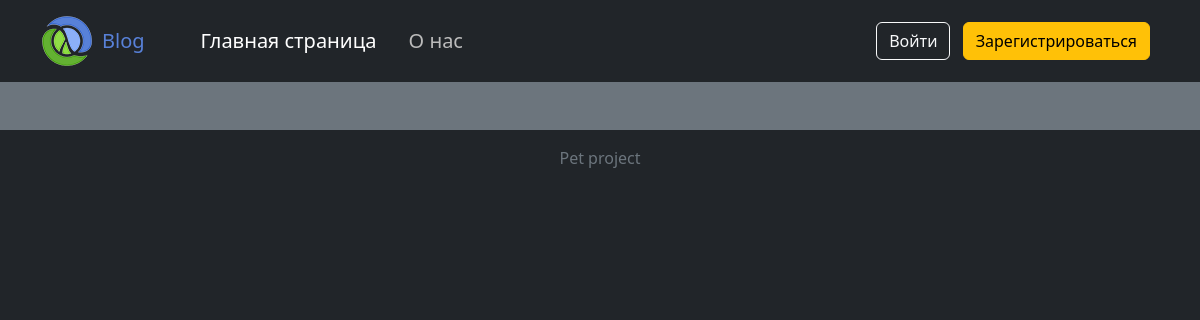
Before: / with the older database file.
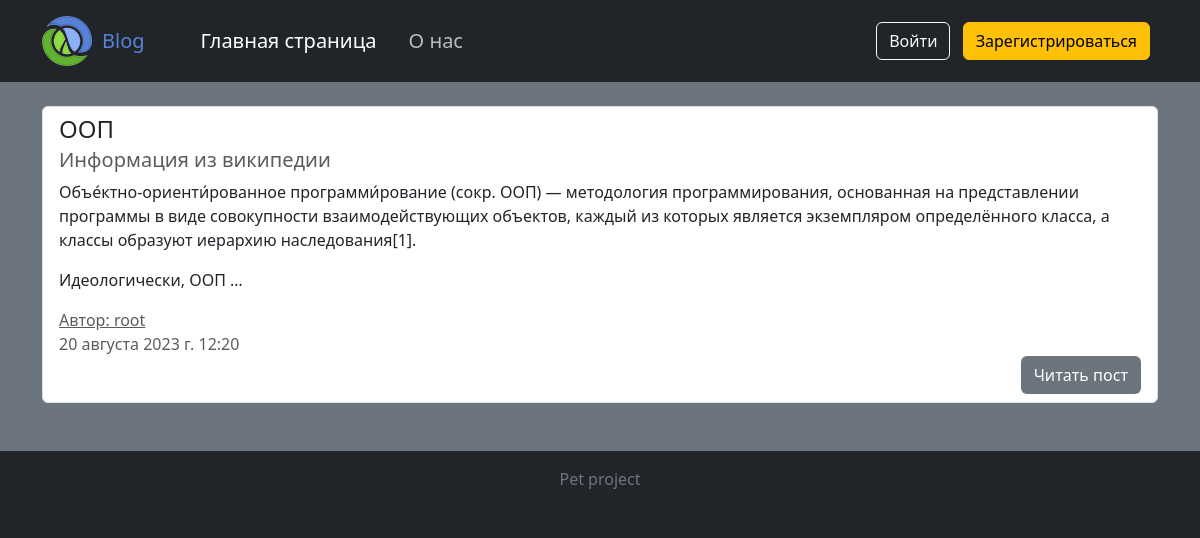
After: the same page with the newer database file.
### articles/models.py (models this page shows)
class Articles(models.Model):
    user = models.ForeignKey(settings.AUTH_USER_MODEL, on_delete=models.CASCADE, null=True, verbose_name="User's username")
    slug = models.SlugField(max_length=255, unique=True, db_index=True, verbose_name="URL")
    title = models.CharField(max_length=255, verbose_name="Title")
    description = models.TextField(blank=True, verbose_name="Description")
    content = models.TextField(verbose_name="Text")
    time_create = models.DateTimeField(auto_now_add=True, verbose_name="Time create")
    time_update = models.DateTimeField(auto_now=True, verbose_name="Time update")
    def __str__(self):
        return self.title
    def get_absolute_url(self):
        return f"/{self.slug}/"
    class Meta:
        verbose_name = 'Статья'
        verbose_name_plural = 'Статьи'
        ordering = ['-time_create']

### authenticate/models.py (models this page shows, shortened)
class CustomUser(AbstractUser):
    username = models.CharField(
        max_length=50,
        unique=True,
        help_text='Введи логин',
        validators=[
            RegexValidator(
                regex=r'^[\w-]+$',
                message='Введи корректный логин. Логин может содержать буквы, цифры и символы -, _.'
            )
        ]
    )
    slug = models.SlugField(unique=True, verbose_name='URL')
    def get_absolute_url(self):
        return f"/profile/{self.slug}/"

### articles/views.py (the view)
# urls.py: path('', ArticlesHomeView.as_view(), name='home'),
class ArticlesHomeView(DataMixin, ListView):
    model = Articles
    template_name = 'articles/articleshome.html'
    context_object_name = 'articles'
    def get_context_data(self, **kwargs):
        context = super().get_context_data(**kwargs)
        c_def = self.get_user_context(title="Главная страница")
        return context | c_def
    def get_queryset(self):
        return super().get_queryset().select_related('user')

### articles/utils.py (called while the page is built)
    def get_user_context(self, **kwargs):
        context = kwargs
        user_menu = menu.copy()
        if not self.request.user.is_authenticated:
            user_menu.pop()
        context['menu'] = user_menu
        return context

### articles/templates/articles/articleshome.html
{% extends 'articles/base.html' %}
{% block content %}
<ul class="list-group">
    {% for article in articles %}
    <li class="list-group-item mb-4">
        <h2 class="h4 mb-1">{{ article }}</h2>
        <h5 class="text-muted">{{ article.description }}</h5>
        {% autoescape on %}
        <p class="mb-0">{{ article.content|linebreaks|truncatewords:30 }}</p>
        {% endautoescape %}
        <a href="{{ article.user.get_absolute_url }}" class="text-muted">Автор: {{ article.user }}</a>
        <div class="text-muted">
            {{ article.time_create }}
            <div class="text-end"><a href="{{ article.get_absolute_url }}" class="btn bg-secondary text-white">Читать пост</a></div>
        </div>
    </li>
    {% endfor %}
</ul>
{% endblock content %}

### articles/templates/articles/base.html (shortened to what this page needs)
{% load static %}
<!DOCTYPE html>
<html lang="ru">
<head>
    <link type="text/css" rel="stylesheet" href="{% static 'articles/css/bootstrap.min.css' %}">
    <link type="text/css" rel="stylesheet" href="{% static 'articles/css/style.css' %}">
</head>
<body>
    <header class="p-3 bg-dark text-white">
        <div class="container">
            <div
                class="d-flex flex-wrap align-items-center justify-content-center justify-content-lg-start">
                <a href="{% url 'home' %}"
                    class="d-flex align-items-center mb-2 mb-lg-0 text-white text-decoration-none">
                    <img src="{% static 'articles/images/logo.png' %}" alt="Logo">
                </a>
                <a href="{% url 'home' %}" class="nav-link my-log">Blog</a>
                <ul class="nav col-12 col-lg-auto me-lg-auto mb-2 justify-content-center mb-md-0">
                    {% for m in menu %}
                    {% if m.title == title %}
                    <li class="nav-link px-3 menu-selected">{{ m.title }}</li>
                    {% else %}
                    <li><a href="{% url m.url_name %}" class="nav-link px-3 my-link">{{ m.title }}</a></li>
                    {% endif %}
                    {% endfor %}
                </ul>
                <div class="text-end">
                    {% if request.user.is_authenticated %}
                    <a href="{{user.get_absolute_url }}" class="btn btn-secondary me-2">{{ user.username }}</a>
                    <a href="{% url 'logout' %}" class="btn btn-warning">Выйти</a>
                    {% else %}
                    <a href="{% url 'login' %}" class="btn btn-outline-light me-2">Войти</a>
                    <a href="{% url 'registration' %}" class="btn btn-warning me-2">Зарегистрироваться</a>
                    {% endif %}
                </div>
            </div>
        </div>
    </header>
    <main class="p-4 bg-secondary text-light">
        <div class="container">
            {% block content %}{% endblock content %}
        </div>
    </main>
    <footer class="footer bg-dark pt-3 pb-1">
        <p class="text-secondary text-center">Pet project</p>
    </footer>
</body>
</html>

### articles/static/articles/css/style.css (style rules this page uses)
body { background-color: #212529; }
.my-link { color: #bbb; font-size: 20px; transition-property: color; transition-duration: .3s; }
.my-log { padding-left: 10px; padding-right: 40px; font-size: 20px; color: #5881d8; }
.menu-selected { color: var(--bs-white); font-size: 20px; }

Changed rows visible on the page:
added Articles: title "ООП", description "Информация из википедии", content "Объе́ктно-ориенти́рованное программи́рование (сокр. ООП) — методология программирования, основанная на представлении программы в виде совокупности взаимодействующих объектов, каждый из которых является экземпляром определённого класса, а классы образуют иерархию наследования[1]. Идеологически, ООП …", user "root", time_create "20 августа 2023 г. 12:20"
